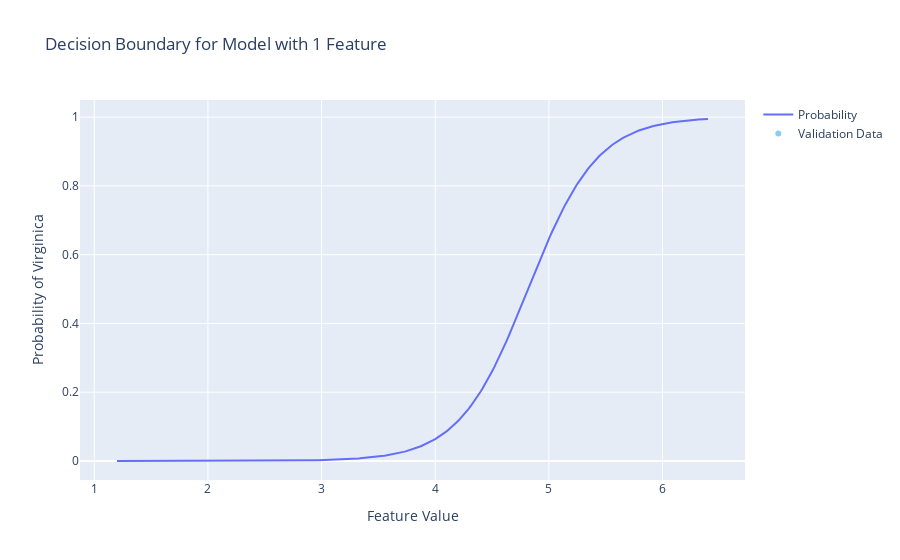

Notebook cell for this chart:
### Markdown cell above
## 5_decision boundary:
Plotting decision boundaries, especially for models with more than two features, requires some creative visualization techniques. For models with 1 or 2 features, we can directly plot the decision boundary on a 2D graph. For a model with 3 features, we'll use a 3D plot, which Plotly excels at because it allows interactive rotation and better examination of the decision space.

### Code cell
import plotly.graph_objects as go
import numpy as np

# Assuming log_reg1 is your trained model
# Assuming X_val_sub_1 is your validation feature set (ensure it's a DataFrame with correct column names)
# Assuming y_val is your validation labels

# Generate a range of values for the feature, ensuring it covers the validation data range
feature_range = np.linspace(X_val_sub_1.min().values[0], X_val_sub_1.max().values[0], 300).reshape(-1, 1)

# Predict probabilities for these values
probabilities = log_reg1.predict_proba(feature_range)[:, 1]

# Ensure the feature_range is flattened for plotting
feature_range_flat = feature_range.flatten()

# Plotting
fig = go.Figure()

# Decision Boundary
fig.add_trace(go.Scatter(x=feature_range_flat, y=probabilities, mode='lines', name='Probability'))

# Validation Data Points
# Ensure we're extracting the feature values correctly for plotting
x_values = X_val_sub_1.iloc[:, 0].values  # Assuming the first column is the feature we're interested in
fig.add_trace(go.Scatter(x=x_values, y=y_val, mode='markers', name='Validation Data', marker=dict(color='LightSkyBlue')))

# Update layout
fig.update_layout(title='Decision Boundary for Model with 1 Feature',
                  xaxis_title='Feature Value',
                  yaxis_title='Probability of Virginica')

# Show plot
fig.show()

### Figure 1 — Plotly figure (JSON) as saved in the notebook; plotly's stock layout.template omitted (floating-point values rounded to 4 significant figures; data arrays with more than 128 entries replaced by an {"elided": "..."} marker saying what was removed)
{"data": [{"mode": "lines", "name": "Probability", "type": "scatter", "x": {"elided": "300 float values"}, "y": {"elided": "300 float values"}}, {"marker": {"color": "LightSkyBlue"}, "mode": "markers", "name": "Validation Data", "type": "scatter", "x": [4.5, 4.5, 4.2, 1.2, 4.5, 4.4, 1.4, 1.3, 6, 5, 1.3, 6.4, 4.4, 4.1, 5.1], "y": [false, false, false, false, false, false, false, false, true, false, false, true, false, false, true]}], "layout": {"title": {"text": "Decision Boundary for Model with 1 Feature"}, "xaxis": {"title": {"text": "Feature Value"}}, "yaxis": {"title": {"text": "Probability of Virginica"}}}}
